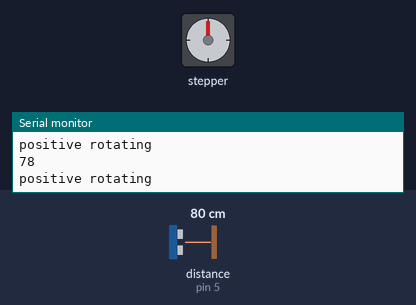
A program run on a simulated Arduino Nano, built with avr-gcc and run on an emulated ATmega328P. Shown: stepper motor, the last lines printed to the serial monitor. Wiring (inferred from the names in the program): ultrasonic range finder: trigger pin 3; echo pin 5. Inputs (shaded band) come from the test bench; at power-on: distance to the obstacle (sensor on pin 5) 80 cm. The echo pulse lasts 58.3 µs per cm; stepper angles assume 200 steps per turn.

Above: at 2.3 s.
2.4 s: distance to the obstacle (sensor on pin 5) set to 2 cm
At 3.24 s:
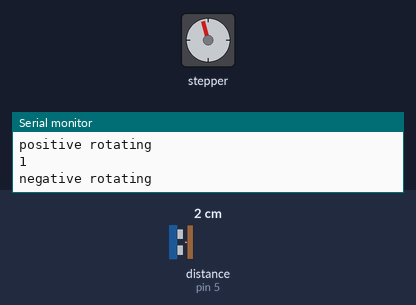
6.4 s: distance to the obstacle (sensor on pin 5) set to 35 cm
At 6.55 s:
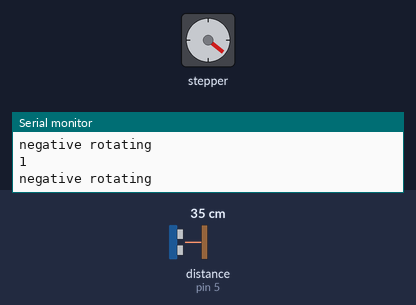
10.7 s: distance to the obstacle (sensor on pin 5) set to 250 cm
At 11.16 s:
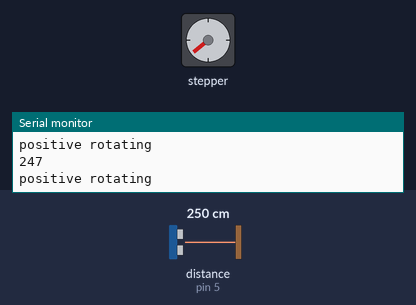
Timing chart, 0 to 68.3 s (numbered marks = the images above; inputs shaded):
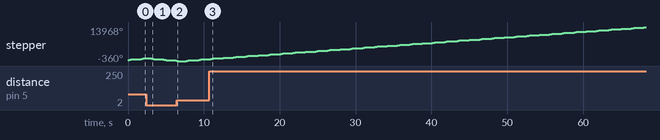

The program:

main.cpp
```cpp
#include <Arduino.h>
#include "SR04.h"
#include "Stepper.h"

#define TRIG_PIN 3
#define ECHO_PIN 5

#define  RPM 120
const int STEPS = 200;

SR04 sr04 = SR04(ECHO_PIN, TRIG_PIN);
Stepper stepper(STEPS, 8, 9, 10, 11);

long distance = 0;
void setup()
{
  Serial.begin(9600);
  stepper.setSpeed(RPM);
}

void loop()
{
  distance = sr04.Distance();
  if (!distance) return;
  Serial.println(distance);
  if (distance > 20){
    Serial.println("positive rotating");
    stepper.step(STEPS);
  }
  else {
    Serial.println("negative rotating");
    stepper.step(- STEPS);
  }
  delay(1000);
}
```
